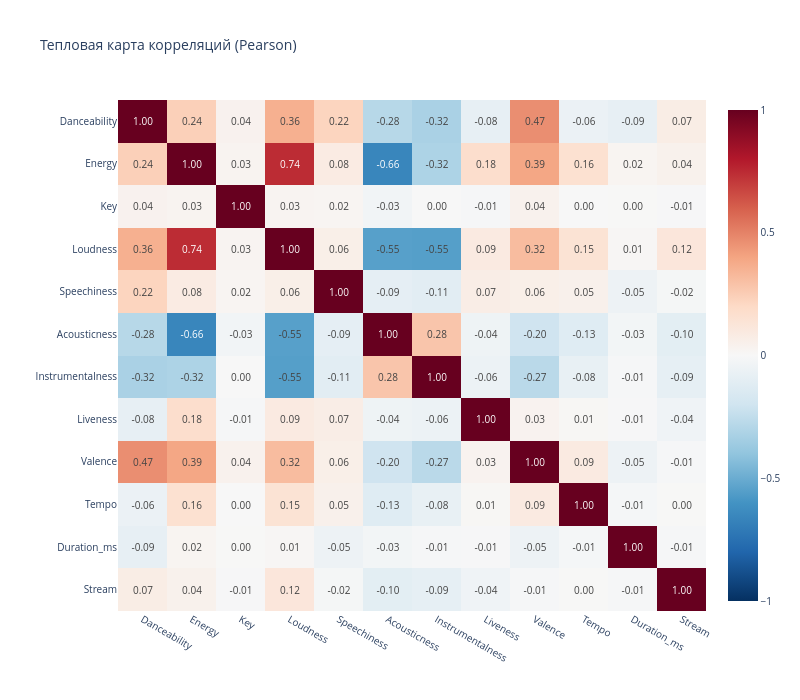

Notebook cell for this chart:
### Code cell
# Heatmap корреляций
corr_matrix = df[list(numeric_cols) + ['Stream']].corr()

fig = px.imshow(
    corr_matrix,
    text_auto='.2f',
    aspect='auto',
    title='Тепловая карта корреляций (Pearson)',
    color_continuous_scale='RdBu_r',
    zmin=-1,
    zmax=1,
    height=700,
    width=800
)

fig.update_layout(
    xaxis_title='',
    yaxis_title='',
    font=dict(size=10)
)
fig.show()

### Figure 1 — Plotly figure (JSON) as saved in the notebook; plotly's stock layout.template omitted (floating-point values rounded to 4 significant figures; data arrays with more than 128 entries replaced by an {"elided": "..."} marker saying what was removed)
{"data": [{"coloraxis": "coloraxis", "hovertemplate": "x: %{x}<br>y: %{y}<br>color: %{z}<extra></extra>", "name": "0", "texttemplate": "%{z:.2f}", "type": "heatmap", "x": ["Danceability", "Energy", "Key", "Loudness", "Speechiness", "Acousticness", "Instrumentalness", "Liveness", "Valence", "Tempo", "Duration_ms", "Stream"], "xaxis": "x", "y": ["Danceability", "Energy", "Key", "Loudness", "Speechiness", "Acousticness", "Instrumentalness", "Liveness", "Valence", "Tempo", "Duration_ms", "Stream"], "yaxis": "y", "z": {"elided": "12x12 float values"}}], "layout": {"coloraxis": {"cmax": 1, "cmin": -1, "colorscale": [[0, "rgb(5,48,97)"], [0.1, "rgb(33,102,172)"], [0.2, "rgb(67,147,195)"], [0.3, "rgb(146,197,222)"], [0.4, "rgb(209,229,240)"], [0.5, "rgb(247,247,247)"], [0.6, "rgb(253,219,199)"], [0.7, "rgb(244,165,130)"], [0.8, "rgb(214,96,77)"], [0.9, "rgb(178,24,43)"], [1, "rgb(103,0,31)"]]}, "font": {"size": 10}, "height": 700, "title": {"text": "Тепловая карта корреляций (Pearson)"}, "width": 800, "xaxis": {"anchor": "y", "domain": [0, 1], "title": {"text": ""}}, "yaxis": {"anchor": "x", "autorange": "reversed", "domain": [0, 1], "title": {"text": ""}}}}
